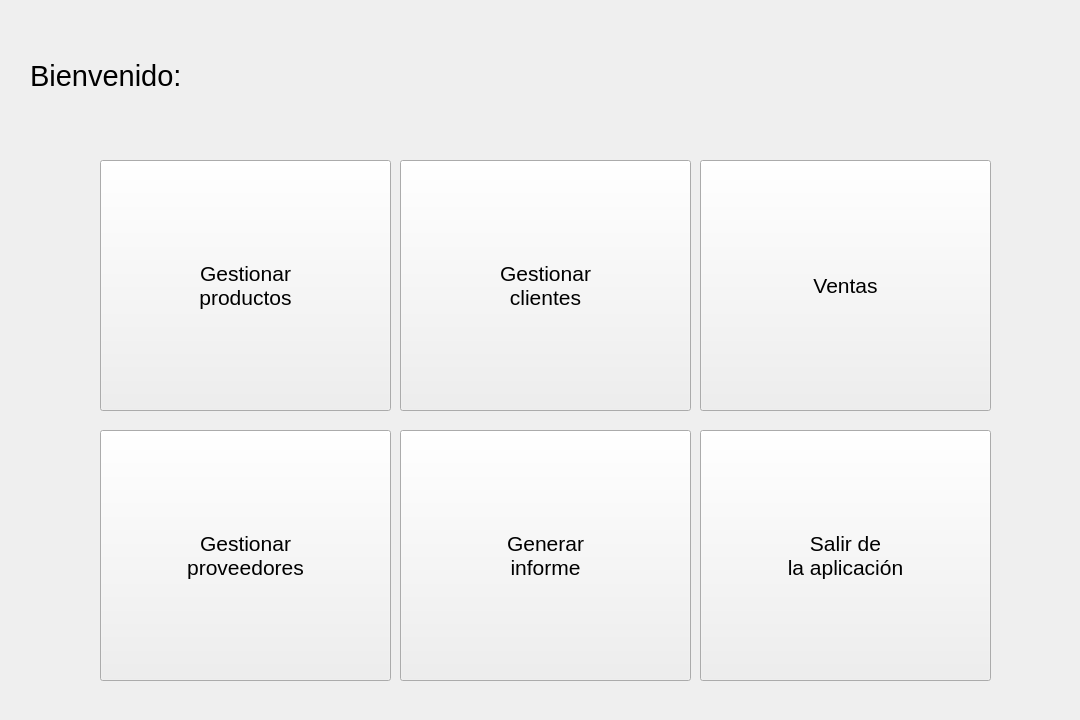
<?xml version="1.0" encoding="UTF-8"?>
<ui version="4.0">
 <class>MainWindow</class>
 <widget class="QMainWindow" name="MainWindow">
  <property name="enabled">
   <bool>true</bool>
  </property>
  <property name="geometry">
   <rect>
    <x>0</x>
    <y>0</y>
    <width>1080</width>
    <height>720</height>
   </rect>
  </property>
  <property name="windowTitle">
   <string>MainWindow</string>
  </property>
  <widget class="QWidget" name="centralwidget">
   <widget class="QLabel" name="label">
    <property name="geometry">
     <rect>
      <x>30</x>
      <y>60</y>
      <width>401</width>
      <height>31</height>
     </rect>
    </property>
    <property name="font">
     <font>
      <pointsize>22</pointsize>
     </font>
    </property>
    <property name="text">
     <string>Bienvenido: </string>
    </property>
   </widget>
   <widget class="QPushButton" name="pushButton">
    <property name="geometry">
     <rect>
      <x>400</x>
      <y>430</y>
      <width>291</width>
      <height>251</height>
     </rect>
    </property>
    <property name="font">
     <font>
      <pointsize>16</pointsize>
     </font>
    </property>
    <property name="text">
     <string>Generar
informe</string>
    </property>
   </widget>
   <widget class="QLabel" name="label_3">
    <property name="geometry">
     <rect>
      <x>860</x>
      <y>20</y>
      <width>201</width>
      <height>121</height>
     </rect>
    </property>
    <property name="font">
     <font>
      <pointsize>22</pointsize>
     </font>
    </property>
    <property name="text">
     <string/>
    </property>
    <property name="pixmap">
     <pixmap>:/prefijoNuevo/s.png</pixmap>
    </property>
    <property name="scaledContents">
     <bool>true</bool>
    </property>
   </widget>
   <widget class="QPushButton" name="pushButton_2">
    <property name="geometry">
     <rect>
      <x>700</x>
      <y>160</y>
      <width>291</width>
      <height>251</height>
     </rect>
    </property>
    <property name="font">
     <font>
      <pointsize>16</pointsize>
     </font>
    </property>
    <property name="text">
     <string>Ventas</string>
    </property>
   </widget>
   <widget class="QPushButton" name="pushButton_3">
    <property name="geometry">
     <rect>
      <x>400</x>
      <y>160</y>
      <width>291</width>
      <height>251</height>
     </rect>
    </property>
    <property name="font">
     <font>
      <pointsize>16</pointsize>
     </font>
    </property>
    <property name="text">
     <string>Gestionar
clientes</string>
    </property>
   </widget>
   <widget class="QPushButton" name="pushButton_5">
    <property name="geometry">
     <rect>
      <x>100</x>
      <y>430</y>
      <width>291</width>
      <height>251</height>
     </rect>
    </property>
    <property name="font">
     <font>
      <pointsize>16</pointsize>
     </font>
    </property>
    <property name="text">
     <string>Gestionar
proveedores</string>
    </property>
   </widget>
   <widget class="QPushButton" name="pushButton_6">
    <property name="geometry">
     <rect>
      <x>100</x>
      <y>160</y>
      <width>291</width>
      <height>251</height>
     </rect>
    </property>
    <property name="font">
     <font>
      <pointsize>16</pointsize>
     </font>
    </property>
    <property name="text">
     <string>Gestionar
productos</string>
    </property>
   </widget>
   <widget class="QPushButton" name="pushButton_4">
    <property name="geometry">
     <rect>
      <x>700</x>
      <y>430</y>
      <width>291</width>
      <height>251</height>
     </rect>
    </property>
    <property name="font">
     <font>
      <pointsize>16</pointsize>
     </font>
    </property>
    <property name="text">
     <string>Salir de
la aplicación</string>
    </property>
   </widget>
  </widget>
 </widget>
 <resources>
  <include location="../img/logo.qrc"/>
 </resources>
 <connections/>
</ui>
